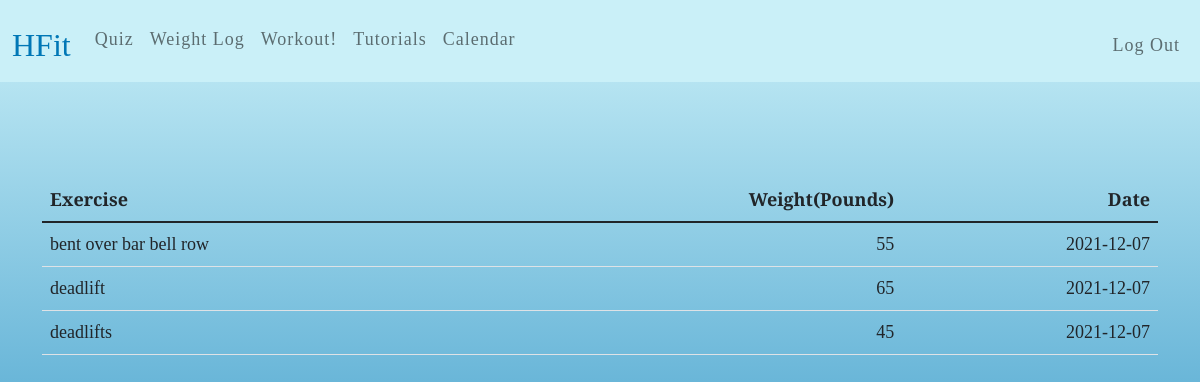
The app's page /weight-log (signed in), older data.
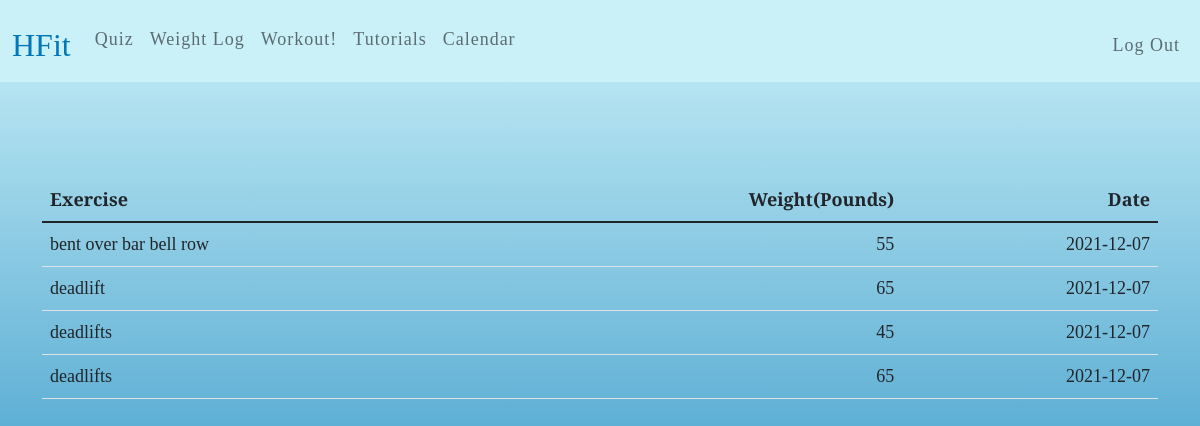
The same page, newer data.
### tables this page shows
CREATE TABLE "weightLog" (
	"id"	INTEGER UNIQUE,
	"userId"	INTEGER NOT NULL,
	"exercise"	TEXT NOT NULL,
	"weight"	NUMERIC NOT NULL,
	"date"	NUMERIC NOT NULL,
	PRIMARY KEY("id" AUTOINCREMENT)
);

### app.py (the view)
@app.route("/weight-log")
def weightLog():
    logs= db.execute("SELECT exercise, weight, date FROM weightLog WHERE userId=?", session['user_id'])
    return render_template ("weight-log.html", logs=logs)

### templates/weight-log.html (shortened to what this page needs)
{% extends "homepage.html" %}
{% block main %}
<main class="container py-5 text-center" >
    <table class = "table tablestriped">
        <thead>
            <tr>
                <th class="text-start">Exercise</th>
                <th class="text-end">Weight(Pounds)</th>
                <th class="text-end">Date</th>
            </tr>
        </head>
        <tbody>
            {% for log in logs %}
            <tr>
                <td class="text-start">{{log['exercise']}}</td>
                <td class="text-end">{{log['weight']}}</td>
                <td class="text-end">{{log['date']}}</td>
            </tr>
            {% endfor%}
        </tbody>
    </table>
</main>
{% endblock %}

### templates/homepage.html (shortened to what this page needs)
<!DOCTYPE html>
<html lang="en">
    <head>
        <link href="https://cdn.jsdelivr.net/npm/bootstrap@5.1.3/dist/css/bootstrap.min.css" rel="stylesheet">
        <link href="/static/styles.css" rel="stylesheet">
    </head>
    <body class = "font">
        <nav class="navbar  navbar-expand-md navbar-light" style="background-color: #CAF0F8;">
            <div class="container-fluid" >
                <div class="collapse navbar-collapse" id="navbar" style="color: #0077B6">
                    {% if session["user_id"] %}
                        <ul class="navbar-nav me-auto mt-2">
                            <a class="navbar-brand" href="/greet"><span  style="color: #0077B6">HFit</span></a>
                            <li class="nav-item"><a class="nav-link" href="/quiz">Quiz</a></li>
                            <li class="nav-item"><a class="nav-link" href="/weight-log">Weight Log</a></li>
                            <li class="nav-item"><a class="nav-link" href="/home">Workout!</a></li>
                            <li class="nav-item"><a class="nav-link" href="/tutorials2">Tutorials</a></li>
                            <li class="nav-item"><a class="nav-link" href="/calendar">Calendar</a></li>
                        </ul>
                        <ul class="navbar-nav ms-auto mt-2">
                            <li class="nav-item"><a class="nav-link" href="/logout">Log Out</a></li>
                        </ul>
                    {% else %}
                        <a class="navbar-brand" href="/"><span  style="color: #0077B6">HFit</span></a>
                        <ul class="navbar-nav ms-auto mt-2">
                            <li class="nav-item"><a class="nav-link" href="/register">Register</a></li>
                            <li class="nav-item"><a class="nav-link" href="/login">Log In</a></li>
                        </ul>
                    {% endif %}
                </div>
            </div>
        </nav>
        <main class="container-fluid py-5 text-center">
            {% block main %}{% endblock %}
        </main>
    </body>
</html>

### static/styles.css (style rules this page uses)
nav .navbar-brand { font-size: xx-large; }
html, body { background-repeat:no-repeat; background-image: -webkit-gradient(linear, left top, left bottom, from(#CAF0F8), to(#0077B6)); background-attachment:fixed; }
.font { font-family: 'Merriweather', cursive; font-size: large; }
li { color: #CAF0F8; font-size: 18px; line-height: 30px; text-align: justify; letter-spacing: 1px; }

Row changes from the older to the newer data that the page shows:
added weightLog: exercise "deadlifts", weight "65", date "2021-12-07"
